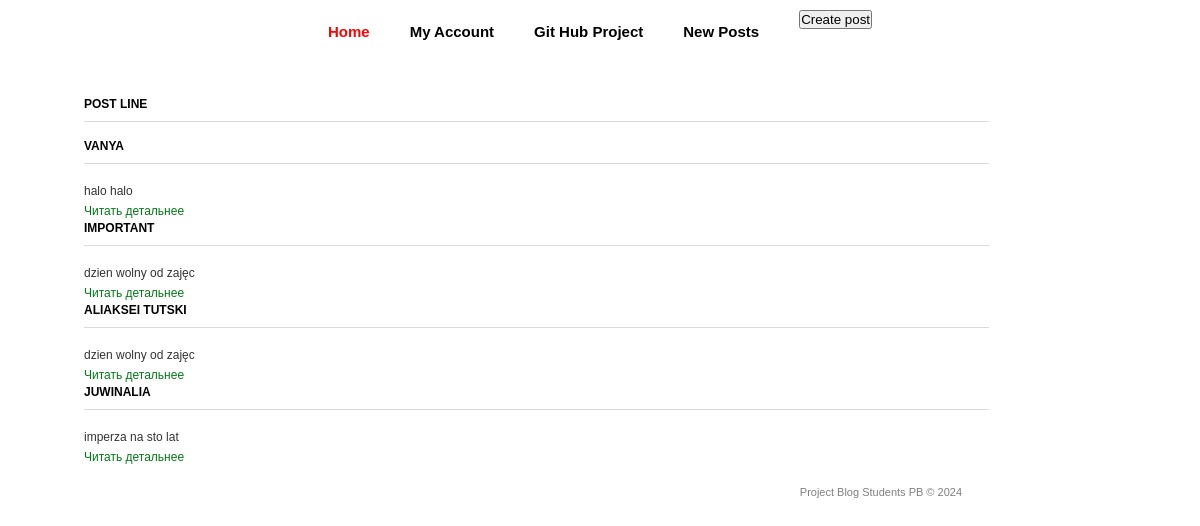
The app's page /posts/, older data.
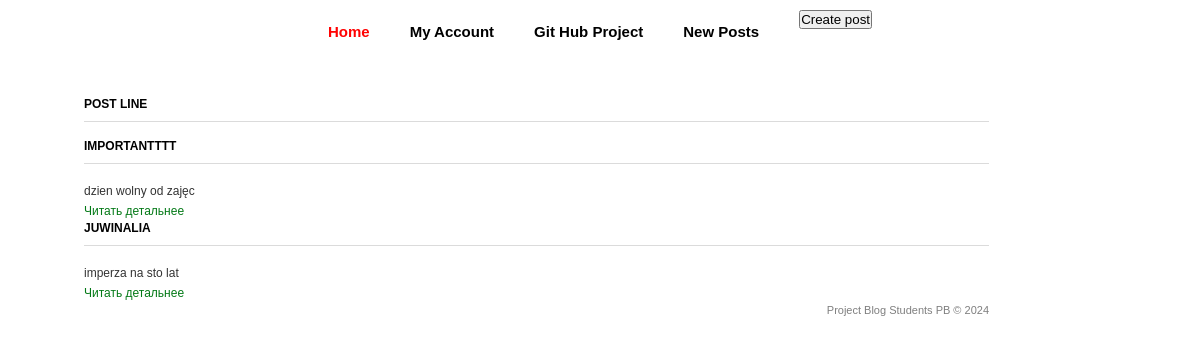
The same page, newer data.
### news/models.py (models this page shows, shortened)
class Articles(models.Model):
    title = models.CharField('НАЗВАНИЕ', max_length=50)
    anons = models.CharField('АНОНС', max_length=250)
    full_text = models.TextField('СТАТЬЯ')
    date = models.DateTimeField('ДАТА ПУБЛИКАЦИИ')
    class Meta:
        verbose_name = 'Post'
        verbose_name_plural = 'Posts'

### news/views.py (the view)
# urls.py: path('posts/', include('news.urls')),
def posts(request):
    posts = Articles.objects.order_by('-date')
    return render(request, 'news/all_posts.html', {'posts': posts})

### news/templates/news/all_posts.html (shortened to what this page needs)
{% load static %}
<html>
<head>
	<link rel="stylesheet" href="{% static '/css/style.css' %}" type="text/css" media="all" />
</head>
<body>
<div class="shell">
	<div class="border">
		<div id="navigation">
			<ul>
			    <li><a href="/" class="active">Home</a></li>
			    <li><a href="/admin">My account</a></li>
                <li><a href="https://github.com/Vasiukhnevich/BlogStudentsPB">Git Hub Project</a></li>
                <li><a href="posts">New Posts</a><li>
			    <li><a href="{% url 'create' %}"><button class="btn btn-info"> Create post </button></a></li>
			</ul>
		</div>
		<div id="main">
			<div id="content" class="left">
				<div class="projects">
					<h3>Post line</h3>
                    {% for post in posts %}
					<div class="aler alert-warning">
                        <h3>{{ post.title }}</h3>
                        <p>{{ post.anons }}</p>
                        <a href="{% url 'news-detail' post.id %}" class="btn btn-warning">Читать детальнее</a>
					{% endfor %}
				</div>
			</div>
		</div>
	</div>
	<div id="footer">
		<p class="copy right">Project Blog Students PB &copy;  2024 </p>
	</div>
</div>
</body>
</html>

Row changes from the older to the newer data that the page shows:
removed Articles: title "VANYA", anons "halo halo"
removed Articles: title "ALIAKSEI TUTSKI", anons "dzien wolny od zajęc"
changed Articles "dzien wolny od zajęc": title "IMPORTANT" → "IMPORTANTTTT"
